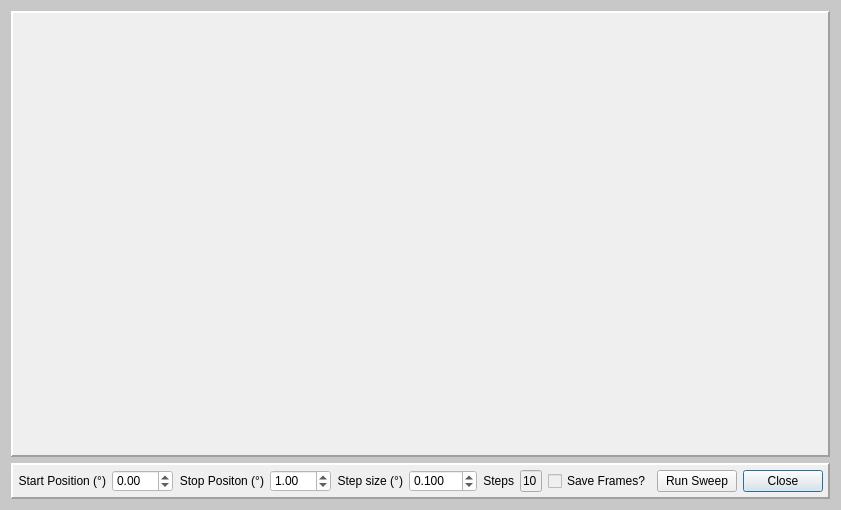
<?xml version="1.0" encoding="UTF-8"?>
<ui version="4.0">
 <class>AnalyserSweep</class>
 <widget class="QDialog" name="AnalyserSweep">
  <property name="geometry">
   <rect>
    <x>0</x>
    <y>0</y>
    <width>817</width>
    <height>510</height>
   </rect>
  </property>
  <property name="windowTitle">
   <string>Analyser Sweep Setup</string>
  </property>
  <property name="windowIcon">
   <iconset>
    <normaloff>icons/analyser_icon.png</normaloff>icons/analyser_icon.png</iconset>
  </property>
  <property name="styleSheet">
   <string notr="true">background-color: rgba(200,200,200,1)</string>
  </property>
  <layout class="QVBoxLayout" name="verticalLayout">
   <item>
    <layout class="QVBoxLayout" name="verticalLayout_7">
     <property name="leftMargin">
      <number>0</number>
     </property>
     <property name="topMargin">
      <number>0</number>
     </property>
     <property name="bottomMargin">
      <number>0</number>
     </property>
     <item>
      <widget class="QFrame" name="FRAME_PLOT">
       <property name="sizePolicy">
        <sizepolicy hsizetype="Expanding" vsizetype="Expanding">
         <horstretch>0</horstretch>
         <verstretch>0</verstretch>
        </sizepolicy>
       </property>
       <property name="styleSheet">
        <string notr="true">background-color: rgba(239,239,239,1)</string>
       </property>
       <property name="frameShape">
        <enum>QFrame::Panel</enum>
       </property>
       <property name="frameShadow">
        <enum>QFrame::Raised</enum>
       </property>
       <property name="lineWidth">
        <number>2</number>
       </property>
       <layout class="QVBoxLayout" name="verticalLayout_5">
        <property name="leftMargin">
         <number>5</number>
        </property>
        <property name="topMargin">
         <number>5</number>
        </property>
        <property name="rightMargin">
         <number>5</number>
        </property>
        <property name="bottomMargin">
         <number>5</number>
        </property>
        <item>
         <layout class="QVBoxLayout" name="layout_plot">
          <property name="leftMargin">
           <number>0</number>
          </property>
         </layout>
        </item>
       </layout>
      </widget>
     </item>
     <item>
      <widget class="QFrame" name="verticalFrame">
       <property name="styleSheet">
        <string notr="true">background-color: rgba(239,239,239,1)</string>
       </property>
       <property name="frameShape">
        <enum>QFrame::Panel</enum>
       </property>
       <property name="frameShadow">
        <enum>QFrame::Raised</enum>
       </property>
       <property name="lineWidth">
        <number>2</number>
       </property>
       <layout class="QVBoxLayout" name="verticalLayout_4">
        <property name="leftMargin">
         <number>5</number>
        </property>
        <property name="topMargin">
         <number>5</number>
        </property>
        <property name="rightMargin">
         <number>5</number>
        </property>
        <property name="bottomMargin">
         <number>5</number>
        </property>
        <item>
         <layout class="QGridLayout" name="gridLayout_2">
          <item row="0" column="11">
           <widget class="QPushButton" name="button_cancel">
            <property name="text">
             <string>Close</string>
            </property>
           </widget>
          </item>
          <item row="0" column="4">
           <widget class="QLabel" name="label_3">
            <property name="text">
             <string>Step size (°)</string>
            </property>
            <property name="alignment">
             <set>Qt::AlignRight|Qt::AlignTrailing|Qt::AlignVCenter</set>
            </property>
           </widget>
          </item>
          <item row="0" column="2">
           <widget class="QLabel" name="label_2">
            <property name="text">
             <string>Stop Positon (°)</string>
            </property>
            <property name="alignment">
             <set>Qt::AlignRight|Qt::AlignTrailing|Qt::AlignVCenter</set>
            </property>
           </widget>
          </item>
          <item row="0" column="7">
           <widget class="QLineEdit" name="line_steps">
            <property name="maximumSize">
             <size>
              <width>50</width>
              <height>16777215</height>
             </size>
            </property>
            <property name="text">
             <string>10</string>
            </property>
            <property name="readOnly">
             <bool>true</bool>
            </property>
           </widget>
          </item>
          <item row="0" column="10">
           <widget class="QPushButton" name="button_run">
            <property name="text">
             <string>Run Sweep</string>
            </property>
           </widget>
          </item>
          <item row="0" column="9">
           <spacer name="horizontalSpacer">
            <property name="orientation">
             <enum>Qt::Horizontal</enum>
            </property>
            <property name="sizeHint" stdset="0">
             <size>
              <width>40</width>
              <height>20</height>
             </size>
            </property>
           </spacer>
          </item>
          <item row="0" column="5">
           <widget class="QDoubleSpinBox" name="spin_step">
            <property name="styleSheet">
             <string notr="true">QComboBox{color: rgb(0,0,0)}

QWidget{background-color: rgb(255,255,255)}</string>
            </property>
            <property name="decimals">
             <number>3</number>
            </property>
            <property name="minimum">
             <double>-90.000000000000000</double>
            </property>
            <property name="maximum">
             <double>90.000000000000000</double>
            </property>
            <property name="singleStep">
             <double>0.100000000000000</double>
            </property>
            <property name="value">
             <double>0.100000000000000</double>
            </property>
           </widget>
          </item>
          <item row="0" column="1">
           <widget class="QDoubleSpinBox" name="spin_start">
            <property name="styleSheet">
             <string notr="true">QComboBox{color: rgb(0,0,0)}

QWidget{background-color: rgb(255,255,255)}</string>
            </property>
            <property name="minimum">
             <double>-90.000000000000000</double>
            </property>
            <property name="maximum">
             <double>89.000000000000000</double>
            </property>
            <property name="value">
             <double>0.000000000000000</double>
            </property>
           </widget>
          </item>
          <item row="0" column="6">
           <widget class="QLabel" name="label_4">
            <property name="text">
             <string>Steps</string>
            </property>
            <property name="alignment">
             <set>Qt::AlignRight|Qt::AlignTrailing|Qt::AlignVCenter</set>
            </property>
           </widget>
          </item>
          <item row="0" column="0">
           <widget class="QLabel" name="label">
            <property name="text">
             <string>Start Position (°)</string>
            </property>
            <property name="alignment">
             <set>Qt::AlignRight|Qt::AlignTrailing|Qt::AlignVCenter</set>
            </property>
           </widget>
          </item>
          <item row="0" column="3">
           <widget class="QDoubleSpinBox" name="spin_stop">
            <property name="styleSheet">
             <string notr="true">QComboBox{color: rgb(0,0,0)}

QWidget{background-color: rgb(255,255,255)}</string>
            </property>
            <property name="minimum">
             <double>-89.000000000000000</double>
            </property>
            <property name="maximum">
             <double>90.000000000000000</double>
            </property>
            <property name="value">
             <double>1.000000000000000</double>
            </property>
           </widget>
          </item>
          <item row="0" column="8">
           <widget class="QCheckBox" name="check_save_frames">
            <property name="text">
             <string>Save Frames?</string>
            </property>
           </widget>
          </item>
         </layout>
        </item>
       </layout>
      </widget>
     </item>
    </layout>
   </item>
  </layout>
 </widget>
 <tabstops>
  <tabstop>spin_start</tabstop>
  <tabstop>spin_stop</tabstop>
  <tabstop>spin_step</tabstop>
  <tabstop>line_steps</tabstop>
  <tabstop>check_save_frames</tabstop>
  <tabstop>button_run</tabstop>
  <tabstop>button_cancel</tabstop>
 </tabstops>
 <resources/>
 <connections/>
</ui>
